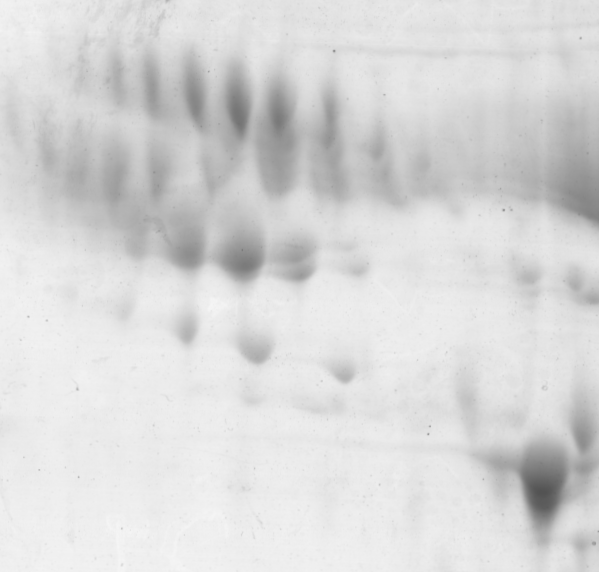
%> input picture matlab-functions/FromFileExchange/WaveletBasedImageSegmentation/iitgel1-1.bmp, 599 x 572 px
$ octave --eval "WaveletBasedImageSegmentation(imread('iitgel1-1.bmp'));"   (GNU Octave 9; MATLAB toolbox functions it lacks are replaced by stand-ins)
%> lines starting %> are read from the running program, lines starting %| are printed output that depends on the picture
function WaveletBasedImageSegmentation(I)
% This implements the code of our work. .
%
%  This code is useful to segment out blob like objects of different intensities and shapes.
%
% This code requires following toolbox/submission available on matlab central
%  1. Toolbox Wavelets by Gabriel Peyre available at http://www.mathworks.com/matlabcentral/fileexchange/5104-toolbox-wavelets'
%  2. k-means clustering available at http://in.mathworks.com/matlabcentral/fileexchange/24616-kmeans-clustering/content/kmeans/kmeans.m
%
%
%  E-mail: (upashu1@rediffmail.com)
% (c) 2014 - Ashutosh Kumar Upadhyay
%
% clear all
% display 'program starts...'
n = 512;
% name='syn_new_9_'; %syn_16_20_3';% %gel270415_2_3_';%spots1_';%syn6_513_1024_';%iitgel1-1_';%syn_new_9_';%002cell_';% %somasekar1 (12)_';%syn_16_20_3_'; %dsc04575_';%b10nature_trees000_';%100_0109_';%gel1tiff_orig_';%image16_gauss35salt10_';%100_0109_40_3_';% 100_0109_';%image16_gauss40_';  %syn_16_40_3_';%
% %Load image
% I =imread('syn_new_9.bmp'); %syn_16_20_3.bmp'); %syn_new_9.bmp'); %gel270415_2_3.bmp');%spots1.bmp');%syn6_513_1024_.bmp'); %iitgel1-1.bmp');%002cell.png');%somasekar1 (12)1.tif');%007cell.png');%dsc04575.png');%b10nature_trees000.png');%gel1tiff_orig.tiff');%image16_gauss35salt10.bmp'); %image16_gauss40.bmp'); %syn_new_9.bmp'); %spatho1.bmp');%002cell.png');%syn_16_20_3.bmp'); %100_0109.png');
%I=I(513:1024,513:1024);
I=imresize(I,[n n]);
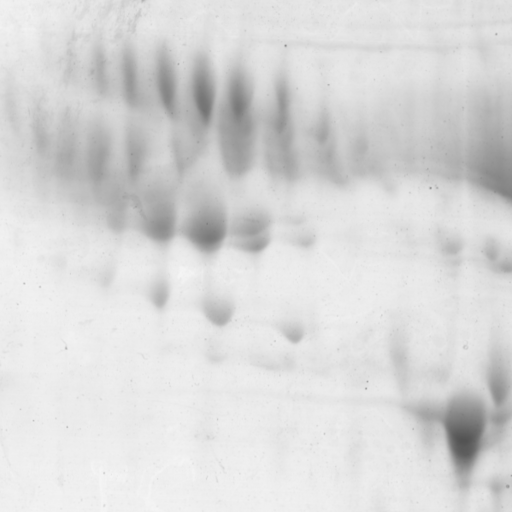
%> I: size 512x512x3 uint8; min 83, max 245, mean 216.6
%I=I(1:n,1:n);
%ground truth image if available
Igt=I; %imread('syn_new_9_gtbt1.bmp');%syn_13_gt.bmp'); %syn_new_9_gtbt1.bmp');%syn_new_9_gt1.bmp');%syn_13_gt.bmp'); %imread('image16_gt1.bmp'); %I;%
In=I;

%set parameters
% set 0 following parameter for general images
IsGelImage=1;      %tell if it is 2D gel images/ or images with blob like objects for extra processing of binary image with prior knowledge of radius of smallest spot
IsObjectLighter=0; %set 1 if the objects are lighter than background, otherwise set 0

if (IsGelImage == 0)

	KernelBandwidth_h =1;      % this parameter depends upon the contents of the image and noise. For a similar type of image, it will not vary and values can be found out through experimetns by varying it between 1 to 10.
	ContrastThreshold_Th = 6;   % low value means detect low contrast objects
	MorphSmoothRad=1;   %morphological disk radius set to 1 if image is noisy, other wise it can be set to 0.
	smallRadiusofSpot=0;  % required in case of 2D gel image.

else
     %%2d gel images
	KernelBandwidth_h =6;      % this parameter depends upon the contents of the image and noise. For a similar type of image, it will not vary and values can be found out through experimetns by varying it between 1 to 10.
	ContrastThreshold_Th = 6;   % high value means detect high contrast objects
	MorphSmoothRad=3;   %morphological disk radius set to smaller than small radius of spot.(optional)
	smallRadiusofSpot=5;  % required in case of 2D gel image.

end
	NoOfScales_J=6;      % scale factor in quincunx case is sqrt(2)
	NeighbourhoodDistance_RN = 2;


% saving parameters in temp variables
disksigma=KernelBandwidth_h;
diskr =2*KernelBandwidth_h+1; %floor(smallR);
smallR =NeighbourhoodDistance_RN; %neighbourhood distance
MeanDiff= ContrastThreshold_Th/255; %since image gray values are normalized between 0 to 1 in this coding


se2=strel('disk',smallRadiusofSpot);
cvM=In;
if(size(In,3)>1)
    M=rgb2gray(In); %%%M=histeq(M);
    %M=I(:,:,1);
    cvM=In;
else
    M=In;
    cvM=M;
    clear In;
    In(:,:,1)=M;In(:,:,2)=M;In(:,:,3)=M;
end
OriginalI=In;
I=In;
M=double(M);
%> M: size 512x512 double
M =M./255;% rescale(M);

OriginalM=M;

if(size(Igt,3)>1)
    Mgt=rgb2gray(Igt);
else
    Mgt=Igt;
end
Mgt=double(Mgt);
% [5 lines of commented-out code are left out]
M=double(M);

%prediction of noise amount in noise, no use for our method, only for
%information
jy1=imfilter(M,[1 -1;-1 1]);
sigman=median(abs(jy1(:)))/0.6745*255   %since value is normalized between 0 and 1
%> sigman = 1.48

if(max(M(:))>1)
    M=M./max(M(:));
end
%pause
figure, imshow((M));title(' M');%pixval on;

%estimating kernel bandwidth only for information
display 'according to Silverman rule of thumb estimaed kernel bandwidth is '
mmed =abs(M - median(abs(M(:))));
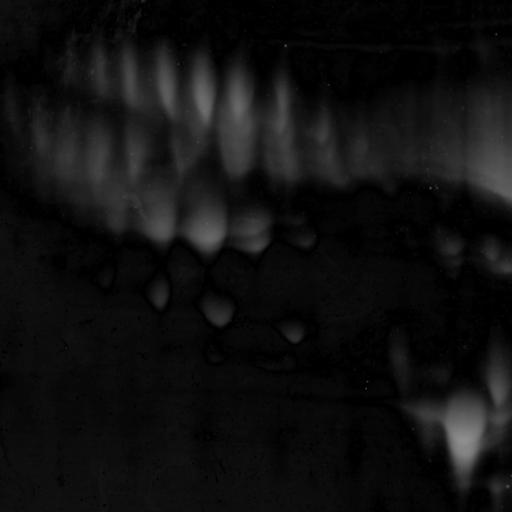
%> mmed: size 512x512 double; min 0, max 0.557, mean 0.0642
mmed =mmed.*255;
h0 = 1.06 * (512 * 512)^(-1/5) * ( median( mmed(:)))/0.6745
%> h0 = 1.3
% mmed=mmed(:);
% h0 = std(mmed)
% h0= sqrt(1/(512*512-1)*sum(mmed.*mmed))

%Quincunx decomposition
display 'following portion will use function of Toolbox Wavelets by Gabriel Peyre'
display 'download it from the matlab central : http://www.mathworks.com/matlabcentral/fileexchange/5104-toolbox-wavelets'


tic
J=15;
options.null = 0;
options.primal_vm =2; %since wavelet is the second derivative of a smoothing function
options.dual_vm =2;
% Forward transform
fprintf('Computing quincunx wavelet transform ... ');
%tic
%[MW Mlow] = ashu_quicunx_low(M,J1+1,options); % our implementation
%> (the run ends here)
